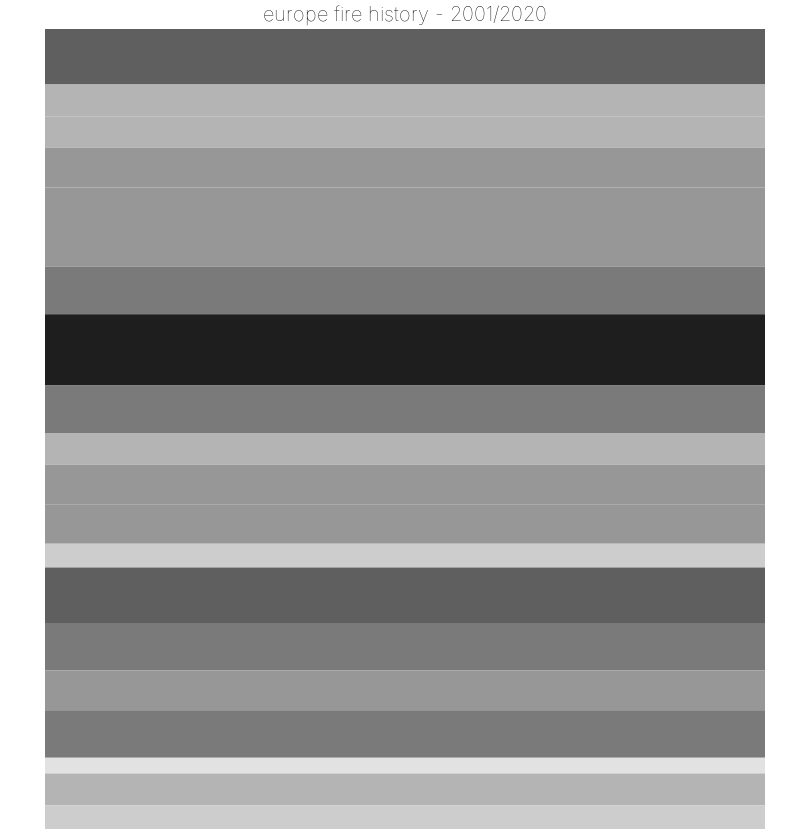

The code cell stored with this chart in its notebook:
### Code cell
chart_bar

### Figure 1 — Vega-Lite specification as saved in the notebook (floating-point values rounded to 4 significant figures)
{"config": {"view": {"continuousWidth": 400, "continuousHeight": 300, "strokeWidth": 0}, "axis": {"grid": false}, "title": {"anchor": "middle", "color": "black", "font": "Helvetica", "fontSize": 20, "fontWeight": "lighter"}}, "data": {"name": "data-fd314f8d5ad3936499cefef86aa0fb2d"}, "mark": "bar", "encoding": {"color": {"field": "value", "legend": null, "scale": {"scheme": "greys"}, "type": "quantitative"}, "order": {"field": "year", "sort": "descending", "type": "quantitative"}, "tooltip": [{"field": "variable", "type": "nominal"}, {"field": "year", "type": "quantitative"}, {"field": "value", "type": "quantitative"}], "x": {"axis": null, "field": "variable", "type": "nominal"}, "y": {"axis": null, "field": "value", "stack": "normalize", "type": "quantitative"}}, "height": 800, "title": "europe fire history - 2001/2020", "width": 800, "$schema": "https://vega.github.io/schema/vega-lite/v4.17.0.json", "datasets": {"data-fd314f8d5ad3936499cefef86aa0fb2d": [{"year": 2001, "variable": "Europe", "value": 7.0}, {"year": 2002, "variable": "Europe", "value": 4.0}, {"year": 2003, "variable": "Europe", "value": 4.0}, {"year": 2004, "variable": "Europe", "value": 5.0}, {"year": 2005, "variable": "Europe", "value": 5.0}, {"year": 2006, "variable": "Europe", "value": 5.0}, {"year": 2007, "variable": "Europe", "value": 6.0}, {"year": 2008, "variable": "Europe", "value": 9.0}, {"year": 2009, "variable": "Europe", "value": 6.0}, {"year": 2010, "variable": "Europe", "value": 4.0}, {"year": 2011, "variable": "Europe", "value": 5.0}, {"year": 2012, "variable": "Europe", "value": 5.0}, {"year": 2013, "variable": "Europe", "value": 3.0}, {"year": 2014, "variable": "Europe", "value": 7.0}, {"year": 2015, "variable": "Europe", "value": 6.0}, {"year": 2016, "variable": "Europe", "value": 5.0}, {"year": 2017, "variable": "Europe", "value": 6.0}, {"year": 2018, "variable": "Europe", "value": 2.0}, {"year": 2019, "variable": "Europe", "value": 4.0}, {"year": 2020, "variable": "Europe", "value": 3.0}]}}
